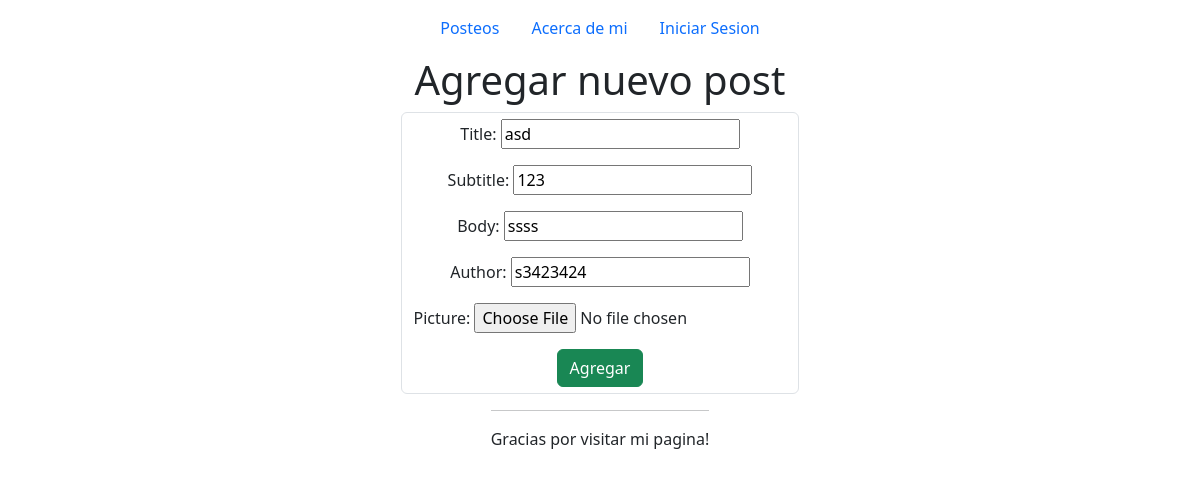
The app's page /editar/13 with its own data.
### app/models.py (models this page shows, shortened)
class Blog(models.Model):
    title = models.CharField(max_length=50)
    subtitle = models.CharField(max_length=50)
    body = models.CharField(max_length=150)
    author = models.CharField(max_length=50)
    date = models.DateField(auto_now_add=True)
    picture = models.BinaryField(null=True, editable=True)
    content_type = models.CharField(max_length=256, null=True, help_text='Aca guardamos el tipo de archivo (MIME)')
    class Meta:
        db_table = ''
        managed = True
        verbose_name = 'blog'
        verbose_name_plural = 'blogs'

### app/views.py (the view, shortened to what this page needs)
# urls.py: path('editar/<id>', views.editarPost),
def editarPost(request,id):
    if request.method == 'GET':
        ad = get_object_or_404(Blog, id=id)
        form = BlogForm(instance=ad)
        ctx = {'formulario': form}
        return render(request, 'agregarPost.html', ctx)

### app/forms.py (shortened to what this page needs)
class BlogForm(forms.ModelForm):
    picture = forms.FileField(required=False)
    upload_field_name = 'picture'
    class Meta:
        model = Blog
        fields= ['title', 'subtitle', 'body','author','picture']

### templates/agregarPost.html (shortened to what this page needs)
{% extends 'base.html' %}
{% block content %}
    <h1>Agregar nuevo post</h1>
    <form action="" class="form-control" method="POST" enctype="multipart/form-data">
        {{ formulario.as_p }}
        <input class="btn btn-success" type="submit" value="Agregar">
    </form>
{% endblock content %}

### records on screen
Blog: title "asd", subtitle "123", body "ssss", author "s3423424"
